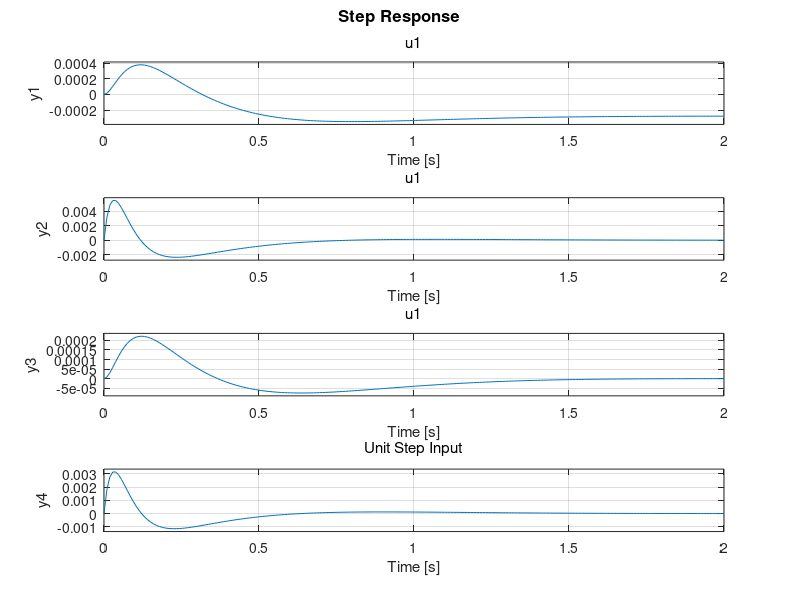
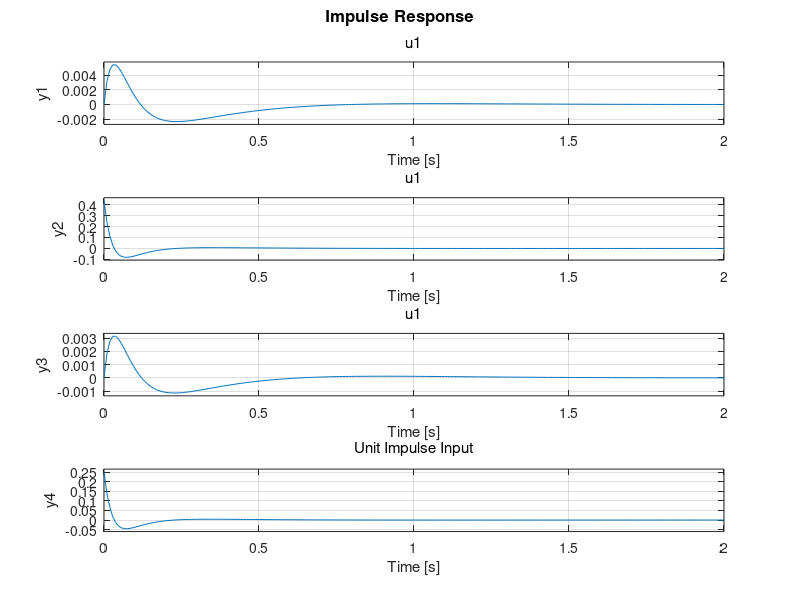

Here is the MATLAB script that generated these plots, in order: (Note: this script raises an error after producing the figures.)
% Main script for ME 577 Group Final Project
close all; clear; clc;

%% User Inputs
% Initial Conditions
ICs = [0; 0; deg2rad(180); 0];

% Controller Design Parameter: Percent Overshoot
desPO = 10;

% Controller Design Parameter: Settling Time
tSettle = 1;

% Controller Design Parameter: Steady State Metric
inputPercent = 2;

% Controller Design Parameter: Pole Placement Scalar Multiplier
poleScalarOne = 5;
poleScalarTwo = 10;

% Sim Time Vector
timeVec = 0:1E-3:2;

%% System Definition
m = 0.35;
M = 2.2;
L = 1.3;
b = 0.25;
g = 9.8;
I = (1./3).*m.*L.*L;

%% NonLinear EOM Simulation - Newtonian Dynamics Model

%% Linear EOM Simulation - Newtonian Dynamics Model
denom = (I.*(M+m)) + (M.*m.*(L.^2));
A11 = 1;
A22 = (-1.*(I+(m.*(L.^2))).*b)./denom;
A23 = ((m.^2).*g.*(L.^2))./denom;
A34 = 1;
A42 = -1.*(m.*L.*b)./denom;
A43 = (m.*g.*L.*(M+m))./denom;
A = zeros(4);
A(1,2) = A11;
A(2,2) = A22;
A(2,3) = A23;
A(3,4) = A34;
A(4,2) = A42;
A(4,3) = A43;

% B Matrix
B21 = (I+(m.*(L.^2)))./denom;
B41 = (m.*L)/denom;
B = zeros(4,1);
B(2,1) = B21;
B(4,1) = B41;

% C Matrix
%C = zeros(2, 4);
%C(1,1) = 1;
%C(2,3) = 1;
C = eye(4);

% D Matrix
%D = zeros(2,1);
D = zeros(4, 1);

% Create a Matlab State Space Model
linSys = ss(A,B,C,D);

%% Break Linear Assumption
% Show IC's vs Time where linear assumptions break

%% Stability -> HW 4 type of analysis
[eigVectors, eigValues] = eig(A);
isLinSysStable = isstable(linSys);

%% Controlability -> HW 5 type of analysis
P = [B, A*B, A*A*B, A*A*A*B];
rankOfP = rank(P);

%% Observability -> HW 5 type of analysis
Q = [C;...
    C*A;...
    C*A*A;...
    C*A*A*A];
rankOfQ = rank(Q);

%% Initial Condition Response
% [yIc,tIc] = initial(linSys, IC);
% figure()
% plot(tIc, yIc);
% grid on
% xlabel('Time [sec]')
% ylabel('Initial Condition Response')
% 
% %% Step Response
% [yStep,tStep] = step(linSys);
% %stepInfo = stepinfo(linSys); -> only works for stable system needs to
% %reach steady state
% figure()
% plot(tStep, yStep);
% grid on
% xlabel('Time [sec]')
% ylabel('Step Response')
% 
% %% Impulse Response
% [yImpulse, tImpulse] = impulse(linSys);
% figure()
% plot(tImpulse, yImpulse);
% grid on
% xlabel('Time [sec]')
% ylabel('Impulse Response')
% 
% %% General Response
% tGeneralResponse = 0:1E-3:10;
% omega = 2*pi;
% uGeneralResponse = sin(omega*tGeneralResponse);
% yGeneralResponse = lsim(linSys, uGeneralResponse, tGeneralResponse);
% figure()
% plot(tGeneralResponse, yGeneralResponse);
% grid on
% xlabel('Time [sec]')
% ylabel('General Response')

%% Pole Placement
zeta = (-1*log(desPO./100))/((pi.^2) + (desPO./100));
wn = (-1*log(inputPercent./100))./(tSettle.*zeta);
linSysPole = pole(linSys);
eqn = [1, 2.1, 3.4, 2.7.*wn, wn.^2];
p = roots(eqn);
stableP = p(real(p) == min(real(p)));
p = [stableP(1); stableP(2);...
    poleScalarOne*min(real(stableP));...
    poleScalarTwo*min(real(stableP))];
[K, prec] = place(A,B,p);
closeLoopA = A - (B*K);
closeLoopSysPolePlace = ss(closeLoopA, B, C, D);

%% LQR Controller

%% Controller Design Plots
% Controller Design Plots
figure();
hold on
step(closeLoopSysPolePlace)
title('Unit Step Input')
grid on

figure();
hold on
impulse(closeLoopSysPolePlace)
title('Unit Impulse Input')
grid on

%% System Response
% This analysis shows the comparison of the Pole Placement Method and LQR
% Method for the Close-Loop Controller with the Disturbance Plot

% Step Response
unitStepInput = genStepInput(timeVec, 1, 1);
[yOpenStep, tOpenStep] = lsim(linSys, unitStepInput, timeVec, ICs);
[yClosePoleStep, tClosePoleStep] = lsim(closeLoopSysPolePlace, unitStepInput,...
    timeVec, ICs);

figure();
title('Step Response')
subplot(4, 1, 1)
hold on
plot(tOpenStep, yOpenStep(:, 1), 'k')
plot(tClosePoleStep, yClosePoleStep(:, 1), 'b')
hold off
grid on
xlabel('Time [s]')
ylabel('Position [m]')

subplot(4, 1, 2)
hold on
plot(tOpenStep, yOpenStep(:, 2), 'k')
plot(tClosePoleStep, yClosePoleStep(:, 2), 'b')
hold off
grid on
xlabel('Time [s]')
ylabel('Velocity [m/s]')

subplot(4, 1, 3)
hold on
plot(tOpenStep, yOpenStep(:, 3), 'k')
plot(tClosePoleStep, yClosePoleStep(:, 3), 'b')
hold off
grid on
xlabel('Time [s]')
ylabel('Angle [deg]')

subplot(4, 1, 4)
hold on
plot(tOpenStep, yOpenStep(:, 3), 'k')
plot(tClosePoleStep, yClosePoleStep(:, 3), 'b')
hold off
grid on
xlabel('Time [s]')
ylabel('Angle Rate [deg/sec]')

% Impule Response
impulseInput = genImpulseInput(timeVec, 1, 1);
[yOpenImpulse, tOpenImpulse] = lsim(linSys, impulseInput, timeVec, ICs);
[yClosePoleImpulse, tClosePoleImpulse] = lsim(closeLoopSysPolePlace, impulseInput,...
    timeVec, ICs);

figure();
title('Step Response')
subplot(4, 1, 1)
hold on
plot(tOpenImpulse, yOpenImpulse(:, 1), 'k')
plot(tClosePoleImpulse, yClosePoleImpulse(:, 1), 'b')
hold off
grid on
xlabel('Time [s]')
ylabel('Position [m]')

subplot(4, 1, 2)
hold on
plot(tOpenImpulse, yOpenImpulse(:, 2), 'k')
plot(tClosePoleImpulse, yClosePoleImpulse(:, 2), 'b')
hold off
grid on
xlabel('Time [s]')
ylabel('Velocity [m/s]')

subplot(4, 1, 3)
hold on
plot(tOpenImpulse, yOpenImpulse(:, 3), 'k')
plot(tClosePoleImpulse, yClosePoleImpulse(:, 3), 'b')
hold off
grid on
xlabel('Time [s]')
ylabel('Angle [deg]')

subplot(4, 1, 4)
hold on
plot(tOpenImpulse, yOpenImpulse(:, 3), 'k')
plot(tClosePoleImpulse, yClosePoleImpulse(:, 3), 'b')
hold off
grid on
xlabel('Time [s]')
ylabel('Angle Rate [deg/sec]')

%% Controller Comparison Response
% These plots only show the comparison of the Pole Placement Method and LQR
% Method for the Close-Loop Control

% Step Plot
figure();
title('Step Response')
subplot(4, 1, 1)
hold on
plot(tOpenStep, yOpenStep(:, 1), 'k')
plot(tClosePoleStep, yClosePoleStep(:, 1), 'b')
hold off
grid on
xlabel('Time [s]')
ylabel('Position [m]')

subplot(4, 1, 2)
hold on
plot(tOpenStep, yOpenStep(:, 2), 'k')
plot(tClosePoleStep, yClosePoleStep(:, 2), 'b')
hold off
grid on
xlabel('Time [s]')
ylabel('Velocity [m/s]')

subplot(4, 1, 3)
hold on
plot(tOpenStep, yOpenStep(:, 3), 'k')
plot(tClosePoleStep, yClosePoleStep(:, 3), 'b')
hold off
grid on
xlabel('Time [s]')
ylabel('Angle [deg]')

subplot(4, 1, 4)
hold on
plot(tOpenStep, yOpenStep(:, 3), 'k')
plot(tClosePoleStep, yClosePoleStep(:, 3), 'b')
hold off
grid on
xlabel('Time [s]')
ylabel('Angle Rate [deg/sec]')

% Impule Plot
figure();
title('Step Response')
subplot(4, 1, 1)
hold on
plot(tClosePoleImpulse, yClosePoleImpulse(:, 1), 'b')
hold off
grid on
xlabel('Time [s]')
ylabel('Position [m]')

subplot(4, 1, 2)
hold on
plot(tClosePoleImpulse, yClosePoleImpulse(:, 2), 'b')
hold off
grid on
xlabel('Time [s]')
ylabel('Velocity [m/s]')

subplot(4, 1, 3)
hold on
plot(tClosePoleImpulse, yClosePoleImpulse(:, 3), 'b')
hold off
grid on
xlabel('Time [s]')
ylabel('Angle [deg]')

subplot(4, 1, 4)
hold on
plot(tClosePoleImpulse, yClosePoleImpulse(:, 3), 'b')
hold off
grid on
xlabel('Time [s]')
ylabel('Angle Rate [deg/sec]')

